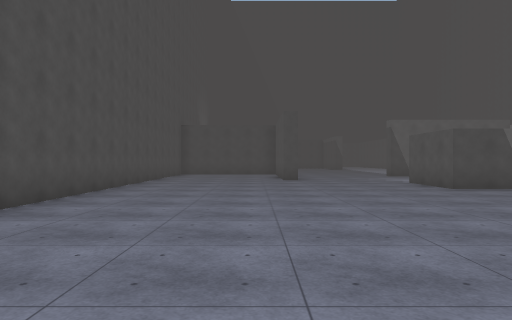
View 1 (above)

24 first-person views from a walk through a 3-D level made in the Unity game engine. The camera is 1.4 m above the floor, looks level and sees 70° across. The floor is counted in squares, 2 m on a side. Each view is taken from the middle of a square. On the plan, view 1 faces up. The plan holds only what a view shows up to about 11 squares ahead; the rest is blank. The place goes on beyond the plan. The player is left out. Surface patterns are stand-ins for the level's own textures.

View 2
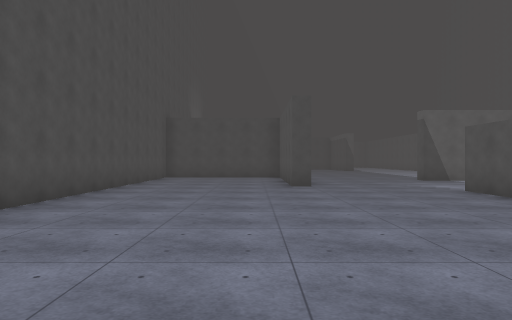

View 3
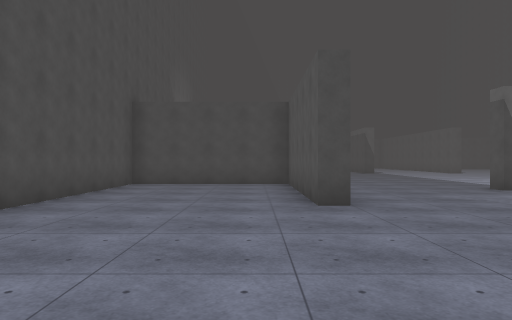

View 4
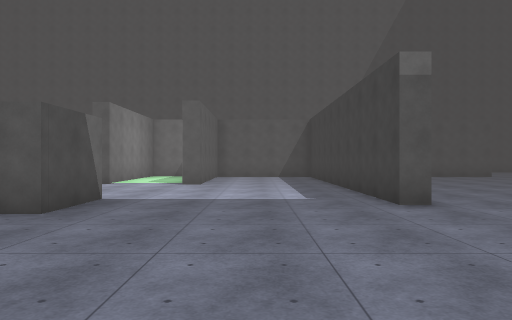

View 5
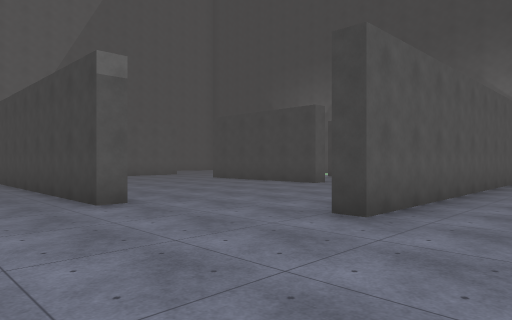

View 6
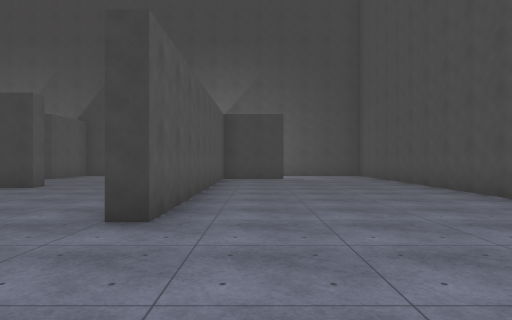

View 7
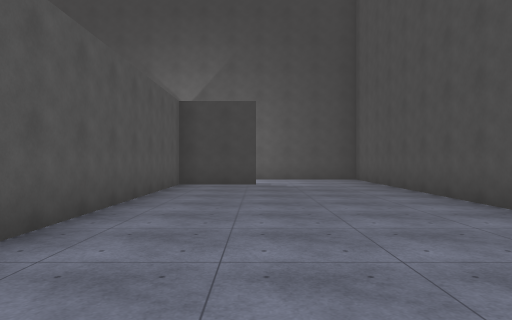

View 8
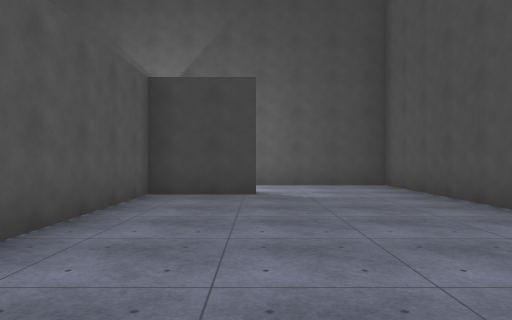

View 9
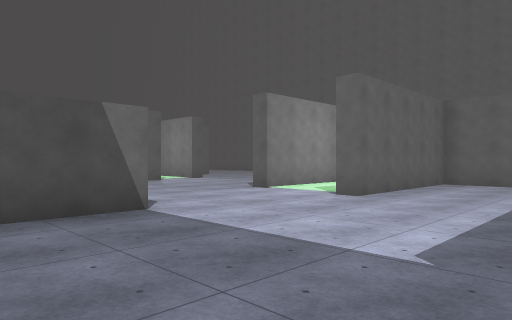

View 10
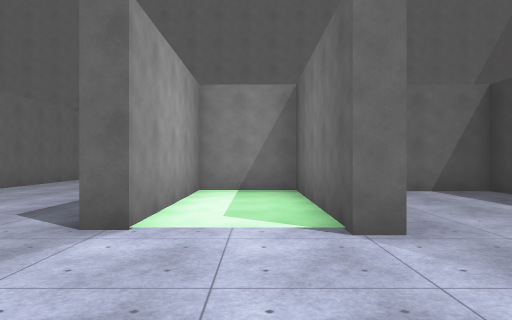

View 11
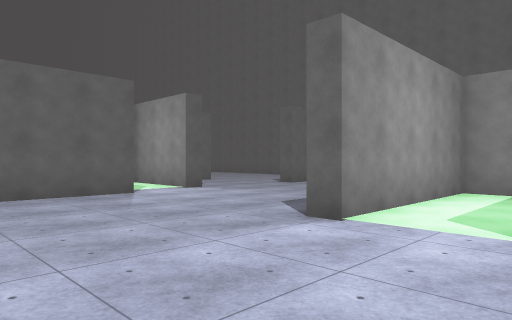

View 12
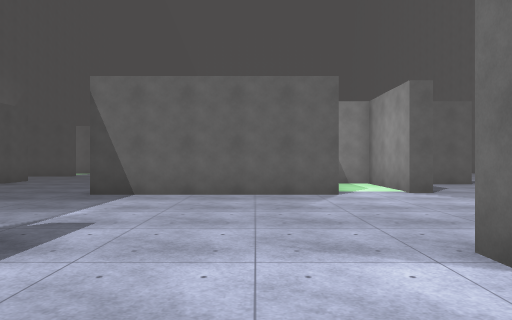

View 13
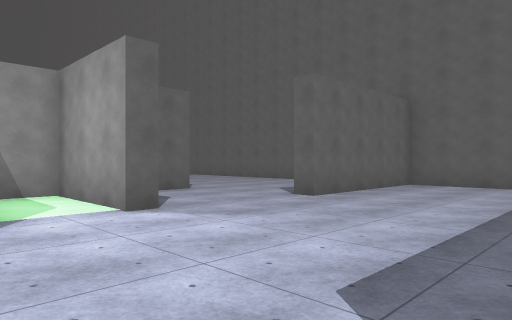

View 14
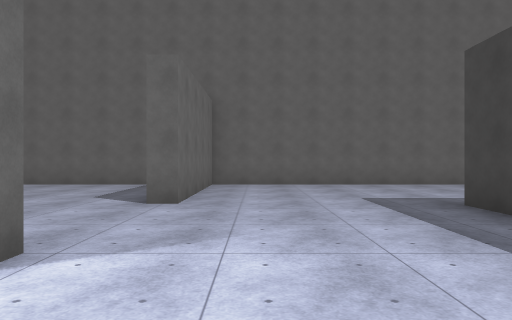

View 15
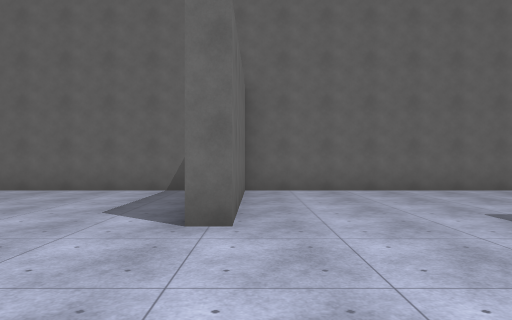

View 16
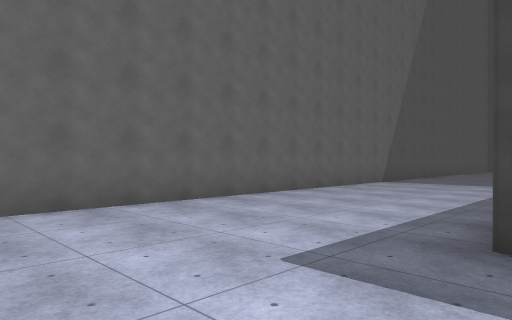

View 17
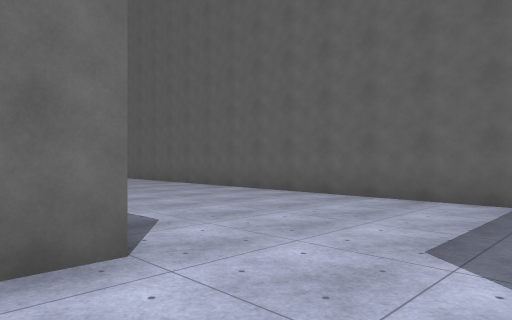

View 18
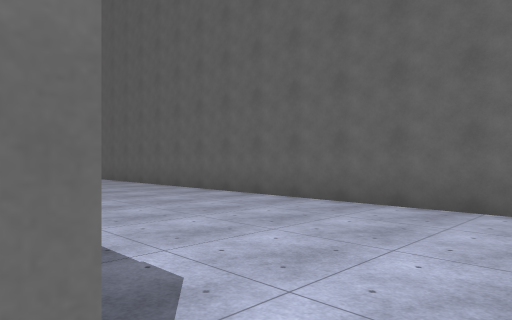

View 19
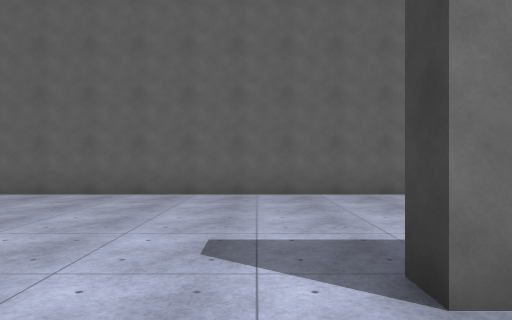

View 20
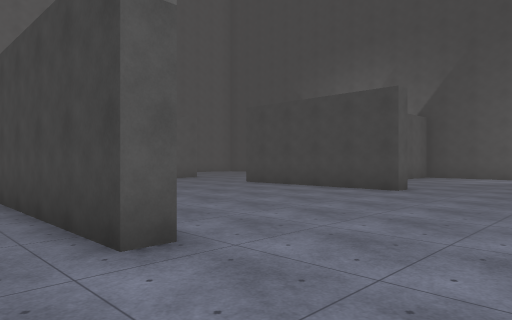

View 21
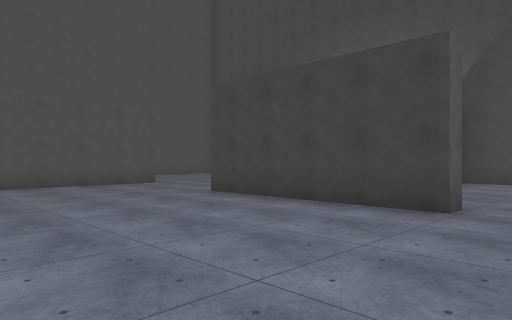

View 22
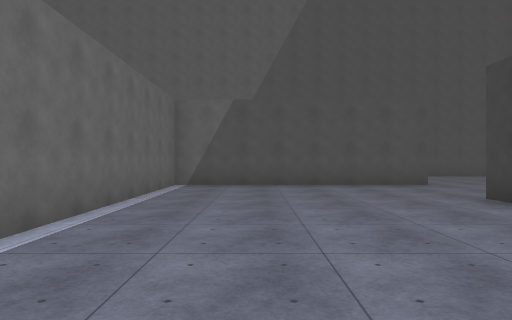

View 23
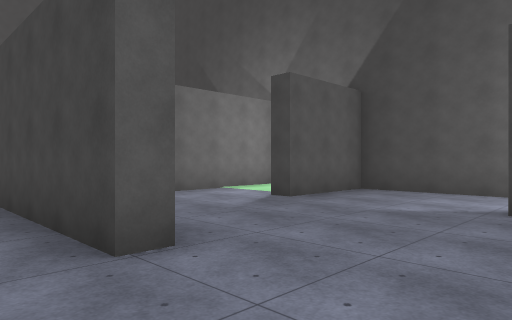

View 24
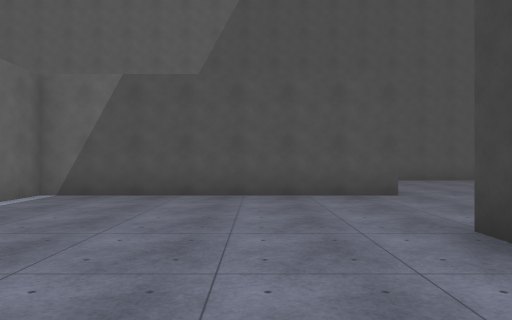

### Floor plan
Points are (right, up) in squares from view 1. A wall is a line through its corners. A room is listed if a view was taken in it or the views show most of it. See-through windows are left out.
Room 1 (views 1, 2, 3, 4, 5, 6, 7, 8, 9, 10, 11, 12, 13, 14, 15, 16, 17, 18, 19, 20, 21, 22, 23, 24)
walls: (6.6, 8.8) (4.7, 8.8) (4.7, 11.4); (5.7, 3.2) (5.7, 3.8) (12.8, 3.8); (14.6, 10.8) (15.8, 10.8); (10.8, 15.3) (5.7, 15.3) (5.7, 15.9); (1.5, 12.6) (1, 12.6) (1, 17.6) (-3.6, 17.6) (-3.6, 5.1); (12.8, 15.7) (12.3, 15.7) (12.3, 18.5) (11.2, 18.5); (14.5, 3.8) (15.2, 3.8) (15.2, 7.6) (10.4, 7.6) (10.4, 8.1) (15.2, 8.1) (15.2, 10.3) (10.7, 10.3) (10.7, 10.9); (15.2, 18.5) (14, 18.5); (6.6, -3.8) (6.6, -3.1) (11.6, -3.1); (20.4, 3.8) (20.4, 15.3) (15.9, 15.3) (15.9, 15.8); (20.4, 16.6) (20.4, 27.5); (14.6, 22.1) (15.2, 22.1); (15.2, -3.9) (15.2, 3.3) (8.1, 3.3); (-3.6, -0.5) (-3.6, -10.1) (0, -10.1); (0, -7.4) (2.2, -7.4) (2.2, 1.9) (2.8, 1.9); (11.1, -9.8) (11.1, -6.5); (5.4, -10.1) (8.5, -10.1) (8.5, -7.4) (9, -7.4)

Positions as (right, up) in squares from view 1, and headings:
1: (0, 0), facing up
2: (0, 3), facing up
3: (0, 7), facing up
4: (0, 6), facing right
5: (0, 6), facing down-right
6: (1, 6), facing down
7: (0, 3), facing down
8: (0, 0), facing down
9: (4, 4), facing up-right
10: (7, 9), facing right
11: (7, 8), facing up-right
12: (9, 8), facing up
13: (10, 11), facing up-right
14: (10, 14), facing right
15: (12, 15), facing right
16: (15, 14), facing down-right
17: (14, 16), facing up-right
18: (15, 18), facing up-right
19: (13, 23), facing right
20: (3, 5), facing down-right
21: (5, 2), facing down-right
22: (5, 1), facing right
23: (4, -2), facing down-right
24: (8, -1), facing right
